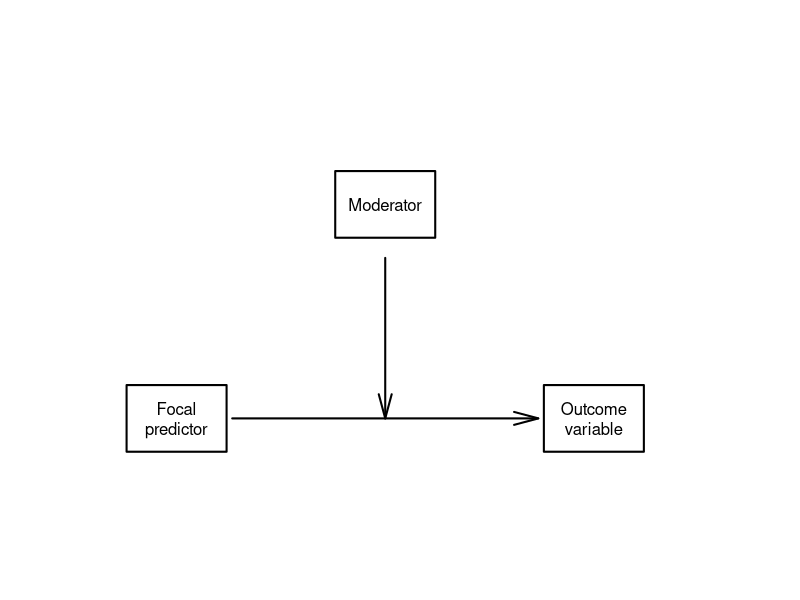
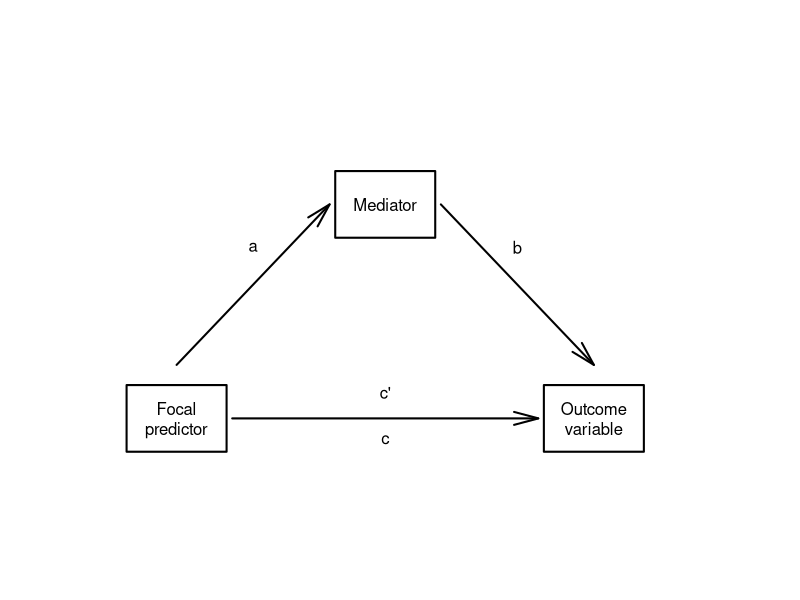

R code for these plots, in order:
## ---- chunk 1
knitr::opts_chunk$set(echo = FALSE)
## ---- chunk 2
x <- seq(1,10, length.out = 2)
y <- seq(1,10, length.out = 2)
plot(x,y,type='n',xlab='',ylab='',xaxt='n',yaxt='n',bty='n')
symbols(c(2,5,8),c(2.5, 7.5, 2.5), 
        rectangles = matrix(rep(c(3,2),3), ncol=2, byrow=T),lwd=2, add=T)
text(c(2,5,8),c(2.5, 7.5, 2.5),
     labels=c('Focal\npredictor','Moderator','Outcome\nvariable'))
arrows(2.8,2.5,7.2,2.5, code=2, lwd=2, angle=15)
arrows(5, 6.25, 5, 2.5, code=2, lwd=2, angle=15)
## ---- chunk 3
x <- seq(1,10, length.out = 2)
y <- seq(1,10, length.out = 2)
plot(x,y,type='n',xlab='',ylab='',xaxt='n',yaxt='n',bty='n')
symbols(c(2,5,8),c(2.5, 7.5, 2.5), 
        rectangles = matrix(rep(c(3,2),3), ncol=2, byrow=T),lwd=2, add=T)
text(c(2,5,8),c(2.5, 7.5, 2.5),
     labels=c('Focal\npredictor','Mediator','Outcome\nvariable'))
text(c(3.1, 6.9, 5, 5), c(6.5, 6.5, 2, 3.1),
     labels=c('a','b','c',"c'"))
arrows(2.8,2.5,7.2,2.5, code=2, lwd=2, angle=15)
arrows(2,3.75,4.2,7.5, code=2,lwd=2,angle=15)
arrows(5.8,7.5,8,3.75, code=2,lwd=2,angle=15)
#arrows(5, 6.25, 5, 2.5, code=2, lwd=2, angle=15)
